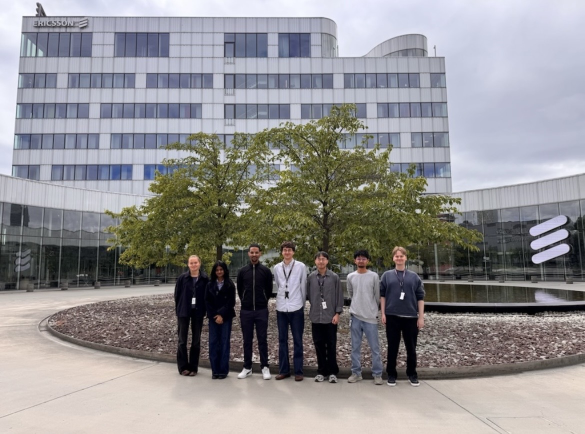
#> input picture assets-src/ericsson-team.jpeg, 1169 x 868 px (shown at 1/2 size); its folder holds only this picture in this run
$ python images.py
#> lines starting #> are read from the running program, lines starting #| are printed output that depends on the picture
#!/usr/bin/env python3
"""Build the responsive image set the frames load.

Reads every source in assets-src/ and writes, into public/images, a WebP
at each width the layout can actually use plus one JPEG fallback, along with
src/image-manifest.json so the component only ever names a file that exists.

    python3 scripts/images.py

Drop a replacement in assets-src/ and re-run.
"""
import json
import sys
from pathlib import Path

from PIL import Image

ROOT = Path(__file__).resolve().parent.parent
# Outside public/ so the originals never get copied into the deploy.
SRC = ROOT / 'assets-src'
OUT = ROOT / 'public' / 'images'
# Each entry carries the widths that exist and the source aspect ratio, which
# the component needs: a full-bleed cover crop renders far wider than its box
# whenever the frame is more portrait than the photograph.
MANIFEST = ROOT / 'src' / 'image-manifest.json'

# 2400 covers a 1200px frame at 2x; 800 covers a 390px phone at 2x.
WIDTHS = [800, 1200, 1800, 2400]
FALLBACK_WIDTH = 1600


def widths_for(native: int) -> list[int]:
    """Ladder up to and including the native width.

    The top rung has to be the source's own width: a phone at DPR 3 renders a
    full-bleed cover crop at ~3000 device pixels, and anything less than native
    there is visibly softer than what the site served before.
    """
    ws = [w for w in WIDTHS if w < native]
    ws.append(native)
    return ws


def build(path: Path) -> dict:
    im = Image.open(path).convert('RGB')  # every one of these is a backdrop
#> im is the input picture: PIL image 1169x868 RGB; mean R, G, B 143, 141.2, 142.8
    stem = path.stem
    # A plot carries thin lines and small type; a photograph does not.
    quality = 90 if stem == 'pystock' else 82

    ws = widths_for(im.width)
#> ws = [800, 1169]
    for w in ws:
        r = im.resize((w, round(im.height * w / im.width)), Image.LANCZOS)
        dst = OUT / f'{stem}-{w}.webp'
        r.save(dst, 'WEBP', quality=quality, method=6)
        print(f'  {dst.name:<28} {dst.stat().st_size / 1024:7.1f} KB')
#> this loop made 1 pass
#> pass 1, in build, `r = im.resize((w, round(im.height * w / im.width)), Image.LANCZOS)`:
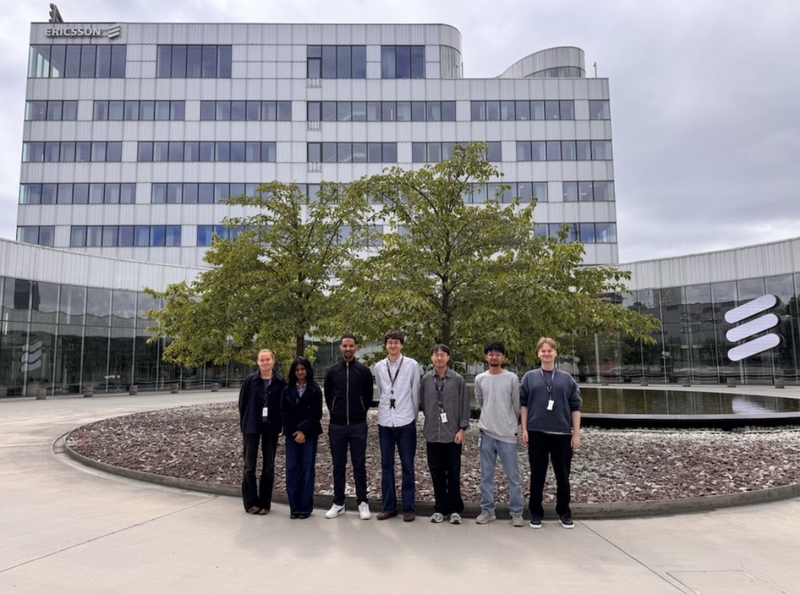
#> r: PIL image 800x594 RGB; mean R, G, B 143, 141.2, 142.8

    fw = min(FALLBACK_WIDTH, im.width)
    r = im.resize((fw, round(im.height * fw / im.width)), Image.LANCZOS)
    dst = OUT / f'{stem}.jpg'
    r.save(dst, 'JPEG', quality=quality, optimize=True, progressive=True)
    print(f'  {dst.name:<28} {dst.stat().st_size / 1024:7.1f} KB  (fallback)')
    return {'w': ws, 'a': round(im.width / im.height, 3)}


def main() -> int:
    if not SRC.is_dir():
        print(f'no source directory: {SRC}', file=sys.stderr)
        return 1
    manifest = {}
    for path in sorted(SRC.iterdir()):
        if path.suffix.lower() not in {'.jpg', '.jpeg', '.png', '.webp'}:
            continue
        print(path.name)
        manifest[f'/images/{path.stem}.jpg'] = build(path)
    MANIFEST.write_text(json.dumps(manifest, indent=2) + '\n')
    print(f'\n{len(manifest)} sources -> {MANIFEST.relative_to(ROOT)}')
    return 0


if __name__ == '__main__':
#> (the run stopped early here; a loop or call above may not have finished)

$ run again, on assets-src/esp32.jpeg
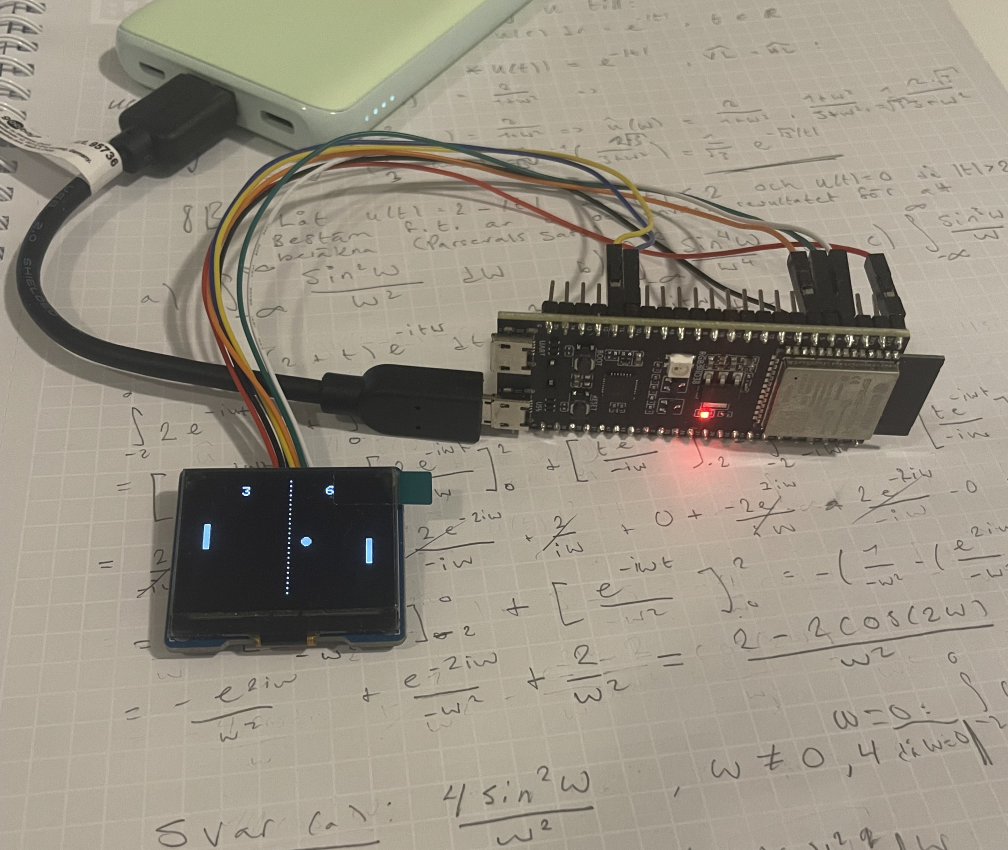
#> input picture assets-src/esp32.jpeg, 3024 x 2550 px (shown at 1/3 size)
#> in build, im is the input picture: PIL image 3024x2550 RGB; mean R, G, B 149.8, 142.7, 128.8
#> the loop in build, `for w in ws:` made 1 pass
#> pass 1, in build, `r = im.resize((w, round(im.height * w / im.width)), Image.LANCZOS)`:
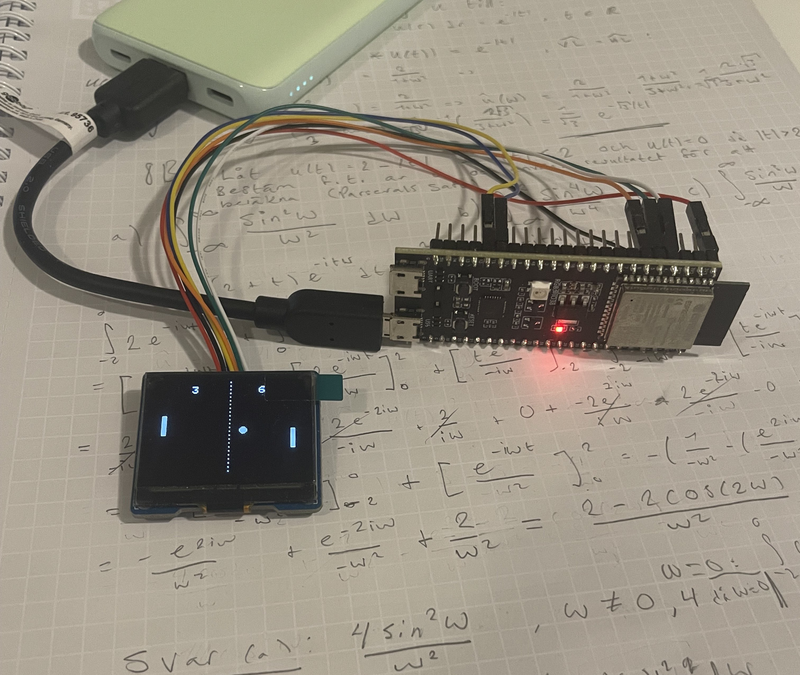
#> r: PIL image 800x675 RGB; mean R, G, B 149.8, 142.7, 128.8

$ run again, on assets-src/hero.jpeg
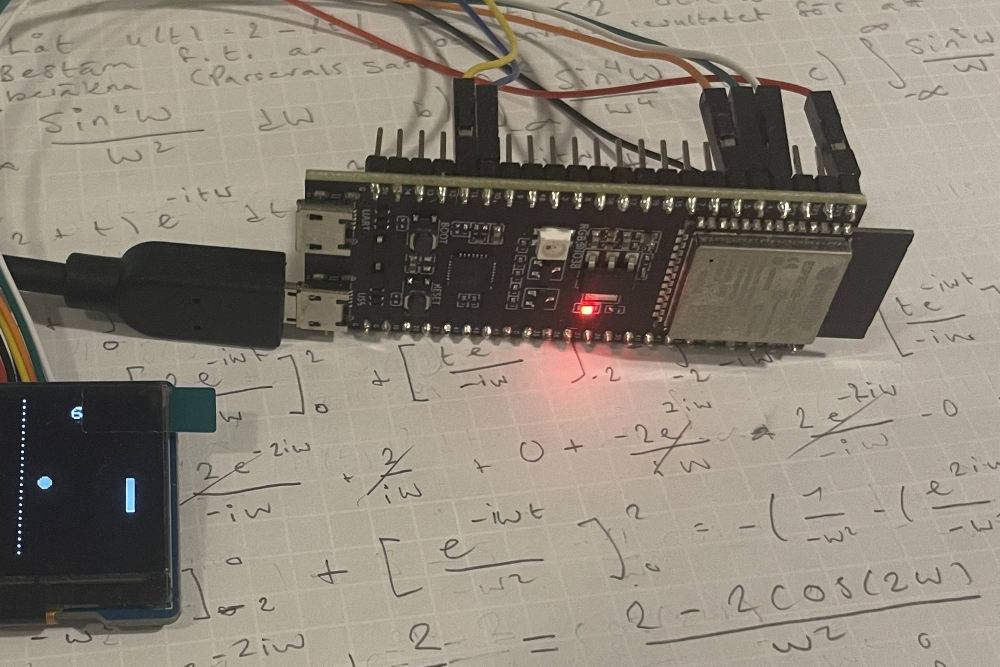
#> input picture assets-src/hero.jpeg, 2000 x 1333 px (shown at 1/2 size)
#> in build, im is the input picture: PIL image 2000x1333 RGB; mean R, G, B 139.3, 131.1, 119.3
#> the loop in build, `for w in ws:` made 1 pass
#> pass 1, in build, `r = im.resize((w, round(im.height * w / im.width)), Image.LANCZOS)`:
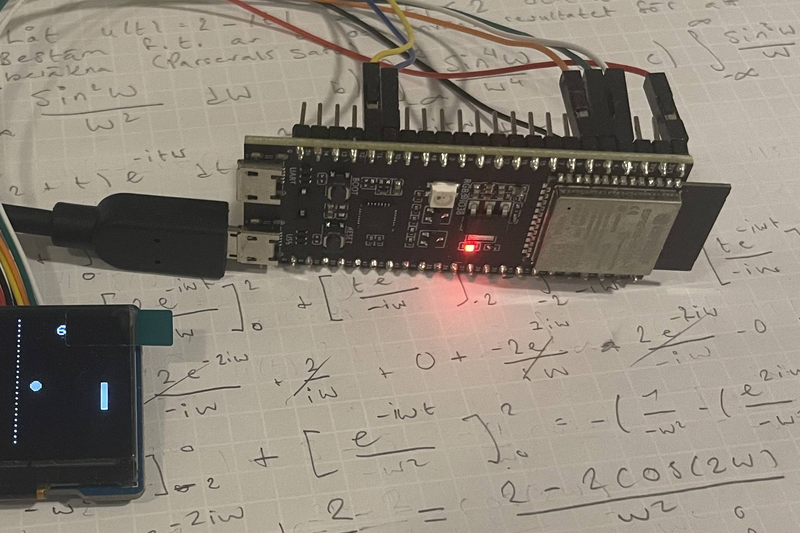
#> r: PIL image 800x533 RGB; mean R, G, B 139.3, 131.1, 119.3
